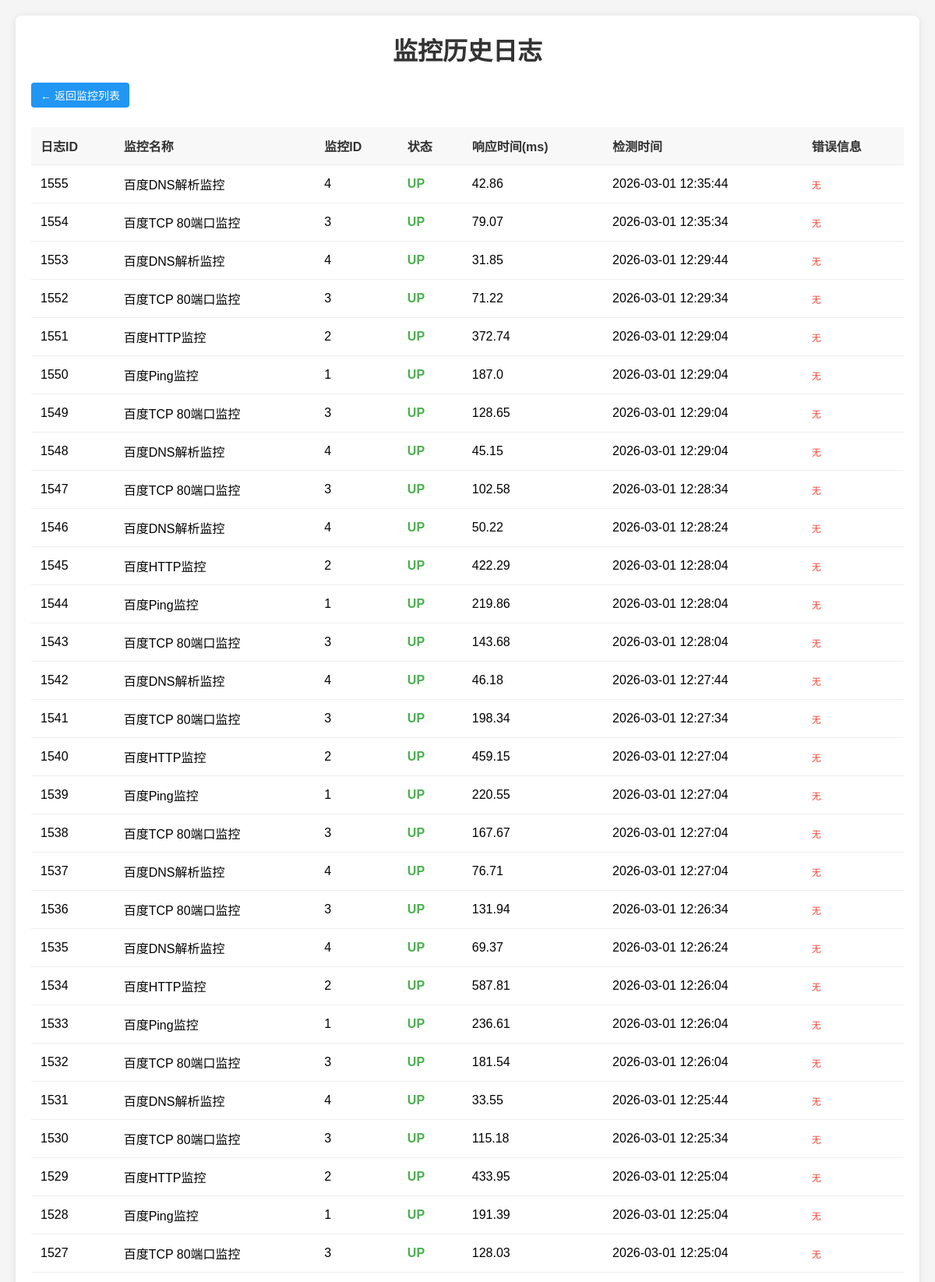
Page /logs (upper part) on the committed database.
### tables this page shows
CREATE TABLE monitor_logs(
        id integer primary key autoincrement,
        monitor_id integer not null,
        status text not null,
        response_time REAL NOT NULL DEFAULT 0.0,  
        error TEXT,                            
        extra_data TEXT DEFAULT '{}',          
        check_time TIMESTAMP NOT NULL DEFAULT CURRENT_TIMESTAMP,
        foreign key (monitor_id) references monitors (id) on delete cascade);

CREATE TABLE monitors(
        id integer primary key autoincrement,
        name text not null,
        type text not null,
        target TEXT NOT NULL,
        params text not null default '{}',
        interval INTEGER NOT NULL DEFAULT 60,
        timeout INTEGER NOT NULL DEFAULT 5,
        alert_threshold INTEGER NOT NULL DEFAULT 3,  
        is_active BOOLEAN NOT NULL DEFAULT 1,
        created_at TIMESTAMP NOT NULL DEFAULT CURRENT_TIMESTAMP,  
        updated_at TIMESTAMP NOT NULL DEFAULT CURRENT_TIMESTAMP, alert_email text);

### api/main.py (the view)
@app.get("/logs", response_class=HTMLResponse)
async def logs(request: Request, monitor_id: int = None):
    conn = sqlite3.connect(DB_PATH)
    conn.row_factory = sqlite3.Row
    cursor = conn.cursor()
    if monitor_id:
        cursor.execute("""
            SELECT ml.*, m.name as monitor_name
            FROM monitor_logs ml
            LEFT JOIN monitors m ON ml.monitor_id = m.id
            WHERE ml.monitor_id = ?
            ORDER BY ml.id DESC LIMIT 100
        """, (monitor_id,))
    else:
        cursor.execute("""
            SELECT ml.*, m.name as monitor_name
            FROM monitor_logs ml
            LEFT JOIN monitors m ON ml.monitor_id = m.id
            ORDER BY ml.id DESC LIMIT 100
        """)
    logs = cursor.fetchall()
    conn.close()
    return templates.TemplateResponse(
        "logs.html",
        {"request": request, "logs": logs, "monitor_id": monitor_id}
    )

### api/templates/logs.html (shortened to what this page needs)
<!DOCTYPE html>
<html lang="zh-CN">
<head>
</head>
<body>
    <div class="container">
        <h1>监控历史日志</h1>
        <a href="/" class="back-btn">← 返回监控列表</a>
        {% if logs %}
            <table>
                <tr>
                    <th>日志ID</th>
                    <th>监控名称</th>
                    <th>监控ID</th>
                    <th>状态</th>
                    <th>响应时间(ms)</th>
                    <th>检测时间</th>
                    <th>错误信息</th>
                </tr>
                {% for log in logs %}
                    <tr>
                        <td>{{ log.id }}</td>
                        <td>{{ log.monitor_name or '未知监控' }}</td>
                        <td>{{ log.monitor_id }}</td>
                        <td class="status-{{ log.status }}">{{ log.status.upper() }}</td>
                        <td>{{ log.response_time }}</td>
                        <td>{{ log.check_time }}</td>
                        <td class="error">{{ log.error or '无' }}</td>
                    </tr>
                {% endfor %}
            </table>
        {% else %}
            <div class="empty">
                暂无日志数据！
            </div>
        {% endif %}
    </div>
</body>
</html>

### api/templates/logs.html (style rules this page uses)
* { margin: 0; padding: 0; box-sizing: border-box; }
body { font-family: Arial, sans-serif; padding: 20px; background: #f5f5f5; }
.container { max-width: 1200px; margin: 0 auto; background: white; padding: 20px; border-radius: 8px; box-shadow: 0 2px 10px rgba(0,0,0,0.1); }
h1 { color: #333; margin-bottom: 20px; text-align: center; }
.back-btn { display: inline-block; margin-bottom: 15px; padding: 6px 12px; background: #2196F3; color: white; border-radius: 4px; text-decoration: none; font-size: 14px; }
table { width: 100%; border-collapse: collapse; margin-top: 10px; }
th, td { padding: 12px; text-align: left; border-bottom: 1px solid #eee; }
th { background: #f8f8f8; font-weight: bold; color: #333; }
.status-up { color: #4CAF50; font-weight: bold; }
.error { color: #F44336; font-size: 12px; }

### rows in the picture
monitor_logs: id "1555", name "百度DNS解析监控", monitor_id "4", status "UP", response_time "42.86", check_time "2026-03-01 12:35:44", error "无"
monitor_logs: id "1554", name "百度TCP 80端口监控", monitor_id "3", status "UP", response_time "79.07", check_time "2026-03-01 12:35:34", error "无"
monitor_logs: id "1553", name "百度DNS解析监控", monitor_id "4", status "UP", response_time "31.85", check_time "2026-03-01 12:29:44", error "无"
monitor_logs: id "1552", name "百度TCP 80端口监控", monitor_id "3", status "UP", response_time "71.22", check_time "2026-03-01 12:29:34", error "无"
monitor_logs: id "1551", name "百度HTTP监控", monitor_id "2", status "UP", response_time "372.74", check_time "2026-03-01 12:29:04", error "无"
monitor_logs: id "1550", name "百度Ping监控", monitor_id "1", status "UP", response_time "187.0", check_time "2026-03-01 12:29:04", error "无"
monitor_logs: id "1549", name "百度TCP 80端口监控", monitor_id "3", status "UP", response_time "128.65", check_time "2026-03-01 12:29:04", error "无"
monitor_logs: id "1548", name "百度DNS解析监控", monitor_id "4", status "UP", response_time "45.15", check_time "2026-03-01 12:29:04", error "无"
monitor_logs: id "1547", name "百度TCP 80端口监控", monitor_id "3", status "UP", response_time "102.58", check_time "2026-03-01 12:28:34", error "无"
monitor_logs: id "1546", name "百度DNS解析监控", monitor_id "4", status "UP", response_time "50.22", check_time "2026-03-01 12:28:24", error "无"
monitor_logs: id "1545", name "百度HTTP监控", monitor_id "2", status "UP", response_time "422.29", check_time "2026-03-01 12:28:04", error "无"
monitor_logs: id "1544", name "百度Ping监控", monitor_id "1", status "UP", response_time "219.86", check_time "2026-03-01 12:28:04", error "无"
monitor_logs: id "1543", name "百度TCP 80端口监控", monitor_id "3", status "UP", response_time "143.68", check_time "2026-03-01 12:28:04", error "无"
monitor_logs: id "1542", name "百度DNS解析监控", monitor_id "4", status "UP", response_time "46.18", check_time "2026-03-01 12:27:44", error "无"
monitor_logs: id "1541", name "百度TCP 80端口监控", monitor_id "3", status "UP", response_time "198.34", check_time "2026-03-01 12:27:34", error "无"
monitor_logs: id "1540", name "百度HTTP监控", monitor_id "2", status "UP", response_time "459.15", check_time "2026-03-01 12:27:04", error "无"
monitor_logs: id "1539", name "百度Ping监控", monitor_id "1", status "UP", response_time "220.55", check_time "2026-03-01 12:27:04", error "无"
monitor_logs: id "1538", name "百度TCP 80端口监控", monitor_id "3", status "UP", response_time "167.67", check_time "2026-03-01 12:27:04", error "无"
monitor_logs: id "1537", name "百度DNS解析监控", monitor_id "4", status "UP", response_time "76.71", check_time "2026-03-01 12:27:04", error "无"
monitor_logs: id "1536", name "百度TCP 80端口监控", monitor_id "3", status "UP", response_time "131.94", check_time "2026-03-01 12:26:34", error "无"
monitor_logs: id "1535", name "百度DNS解析监控", monitor_id "4", status "UP", response_time "69.37", check_time "2026-03-01 12:26:24", error "无"
monitor_logs: id "1534", name "百度HTTP监控", monitor_id "2", status "UP", response_time "587.81", check_time "2026-03-01 12:26:04", error "无"
monitor_logs: id "1533", name "百度Ping监控", monitor_id "1", status "UP", response_time "236.61", check_time "2026-03-01 12:26:04", error "无"
monitor_logs: id "1532", name "百度TCP 80端口监控", monitor_id "3", status "UP", response_time "181.54", check_time "2026-03-01 12:26:04", error "无"
monitor_logs: id "1531", name "百度DNS解析监控", monitor_id "4", status "UP", response_time "33.55", check_time "2026-03-01 12:25:44", error "无"
monitor_logs: id "1530", name "百度TCP 80端口监控", monitor_id "3", status "UP", response_time "115.18", check_time "2026-03-01 12:25:34", error "无"
monitor_logs: id "1529", name "百度HTTP监控", monitor_id "2", status "UP", response_time "433.95", check_time "2026-03-01 12:25:04", error "无"
monitor_logs: id "1528", name "百度Ping监控", monitor_id "1", status "UP", response_time "191.39", check_time "2026-03-01 12:25:04", error "无"
monitor_logs: id "1527", name "百度TCP 80端口监控", monitor_id "3", status "UP", response_time "128.03", check_time "2026-03-01 12:25:04", error "无"
